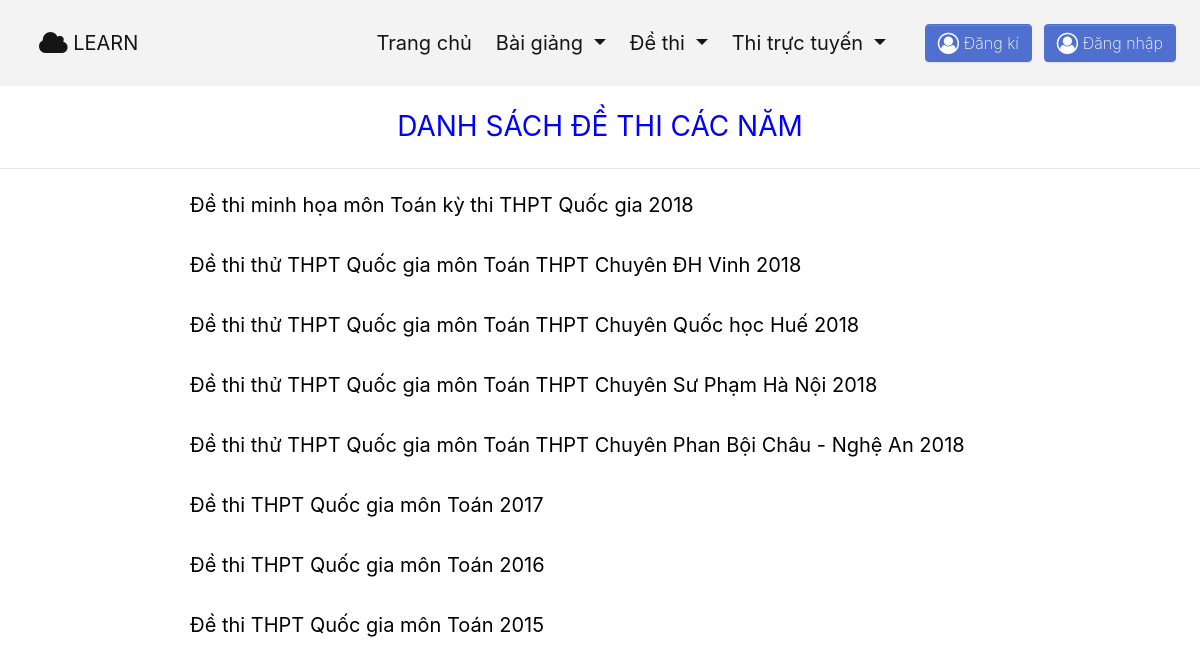
/user/exams.php?subject_id=1, run on the app's committed database.
### tables this page shows
CREATE TABLE exams (
	exam_id INT(25) NOT NULL primary key,
	exam_name NVARCHAR(255) NOT NULL,
	subject_id INT(25) NOT NULL,
	href VARCHAR(255) NOT NULL,
	CONSTRAINT fk_exams_subjects FOREIGN KEY(subject_id) REFERENCES subjects(subject_id) ON UPDATE CASCADE
);

### user/function.php (called while the page is built, shortened)
<?php
function examlist(){
	require '../connect.php';
	$subjectID = $_GET['subject_id'];
	$kq = mysqli_query($conn,"SELECT * FROM exams WHERE exams.subject_id = '$subjectID'");
	return $kq;
}
?>

### user/exams.php (the view, shortened to what this page needs)
<?php
require 'header.php';
?>
<html>
<head>
  <link rel="stylesheet" href="https://cdnjs.cloudflare.com/ajax/libs/font-awesome/4.7.0/css/font-awesome.min.css" type="text/css">
  <link rel="stylesheet" href="css/theme.css" type="text/css">
</head>
<body>
<br>
<h3 align="center" style = "color: blue"><strong>DANH SÁCH ĐỀ THI CÁC NĂM</strong></h3>
<hr />
<?php
require_once 'function.php';
 $list = examlist();?>
<?php foreach ($list as $it){ ?>
      <div class="row">
        <div class="col-md-12">
          <div class="row">
            <div class="text-center col-2">
            </div>
            <div>
              <h5>
                 <b><a href = "<?php echo $it['href']?>" target="_blank" style = "color: black"><?php echo $it['exam_name'];?></a></b><br><br>
              </h5>
            </div>
          </div>
        </div>
       </div>
<?php } ?>
</body>
</html>

### data on the page
exams: exam_name "Đề thi minh họa môn Toán kỳ thi THPT Quốc gia 2018"
exams: exam_name "Đề thi thử THPT Quốc gia môn Toán THPT Chuyên ĐH Vinh 2018"
exams: exam_name "Đề thi thử THPT Quốc gia môn Toán THPT Chuyên Quốc học Huế 2018"
exams: exam_name "Đề thi thử THPT Quốc gia môn Toán THPT Chuyên Sư Phạm Hà Nội 2018"
exams: exam_name "Đề thi thử THPT Quốc gia môn Toán THPT Chuyên Phan Bội Châu - Nghệ An 2018"
exams: exam_name "Đề thi THPT Quốc gia môn Toán 2017"
exams: exam_name "Đề thi THPT Quốc gia môn Toán 2016"
exams: exam_name "Đề thi THPT Quốc gia môn Toán 2015"
